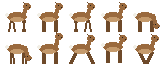
#> input picture packs/glade/art/deer.png, 160 x 64 px
$ python test_sprite_from_ref.py
#> lines starting #> are read from the running program, lines starting #| are printed output that depends on the picture
### tools/palette.py
#!/usr/bin/env python3
"""Pack palettes: one .gpl file per pack that every image is drawn from.

    python3 tools/palette.py snap PALETTE.gpl IN.png OUT.png [--groups animal,fx]
    python3 tools/palette.py preview PALETTE.gpl OUT.png [--scale 16]
    python3 tools/palette.py check PALETTE.gpl IMAGE.png...

A .gpl is a GIMP palette, which Aseprite opens directly (Palette menu > Load
Palette). Each entry is named "<group>/<ramp>": the group says what the colour
is for (scene, animal, fx), the ramp which run of dark-to-light shades it
belongs to (scene/green, animal/fox). Entries of a ramp sit together, darkest
first, so picking shades in Aseprite is a matter of stepping left or right.

  snap     maps every opaque pixel to the nearest palette colour (judged in
           OKLab, so "nearest" means nearest to the eye), hardens alpha to the
           engine's on/off rule (>= 128 opaque), and writes the result. Use
           --groups to restrict it to groups or single ramps, e.g. a sprite to
           animal,fx or to animal/deer,animal/cream,animal/ink.
  preview  draws the palette as swatches, one row per ramp.
  check    lists colours in images that are not in the palette.

Only Pillow is needed. The functions are importable (prepare_art.py and
make_palette.py use them).
"""
import argparse
import math
import os
import sys
from dataclasses import dataclass

from PIL import Image


@dataclass
class Entry:
    rgb: tuple
    name: str = ""

    @property
    def group(self) -> str:
        return self.name.split("/", 1)[0] if "/" in self.name else ""

    @property
    def ramp(self) -> str:
        return self.name


# ---- .gpl files ---------------------------------------------------------------

def read_gpl(path) -> list[Entry]:
    entries = []
    with open(path, encoding="utf-8") as f:
        lines = f.read().splitlines()
    if not lines or lines[0].strip() != "GIMP Palette":
        raise ValueError(f"{path}: not a GIMP palette (first line must be 'GIMP Palette')")
    for n, line in enumerate(lines[1:], 2):
        s = line.strip()
        if not s or s.startswith("#") or ":" in s.split()[0]:
            continue  # blank, comment, or a "Name:" / "Columns:" header
        parts = s.split(None, 3)
        try:
            rgb = tuple(int(v) for v in parts[:3])
        except ValueError:
            raise ValueError(f"{path}:{n}: expected 'R G B name', got {line!r}") from None
        if len(rgb) != 3 or not all(0 <= v <= 255 for v in rgb):
            raise ValueError(f"{path}:{n}: bad colour {line!r}")
        entries.append(Entry(rgb, parts[3].strip() if len(parts) > 3 else ""))
    return entries


# [10 lines left out: function write_gpl, not called in this run]


def hexrgb(rgb) -> str:
    return "#%02x%02x%02x" % tuple(rgb[:3])


def parse_hex(s: str) -> tuple:
    s = s.lstrip("#")
    return tuple(int(s[i:i + 2], 16) for i in (0, 2, 4))


# [9 lines left out: function select, not called in this run]


# ---- colour maths (OKLab, https://bottosson.github.io/posts/oklab/) ------------

def _lin(c):
    c /= 255
    return c / 12.92 if c <= 0.04045 else ((c + 0.055) / 1.055) ** 2.4


# [9 lines left out: function oklab, not called in this run]


def oklch(rgb) -> tuple:
    L, a, b = oklab(rgb)
    return L, math.hypot(a, b), math.degrees(math.atan2(b, a)) % 360


class Matcher:
    """Nearest palette colour by OKLab distance, cached per input colour."""

    def __init__(self, entries: list[Entry]):
        self.cols = [(e.rgb, oklab(e.rgb)) for e in entries]
        self.cache: dict[tuple, tuple] = {}

    # [51 lines left out: functions __call__, snap, remap_fast, off_palette, not called in this run]


# ---- ramps -----------------------------------------------------------------------

HUE_NAMES = [(40, "red"), (75, "brown"), (100, "gold"), (125, "olive"), (165, "green"),
             (215, "teal"), (290, "blue"), (345, "purple"), (360, "red")]
NEUTRAL_CHROMA = 0.02  # OKLCh chroma below this reads as grey
MAX_HUE_SPAN = 35      # degrees; a family wider than this is split at its biggest hue gap
MIN_FAMILY = 4         # smaller families join the neighbour nearest in hue
MAX_RAMP = 12          # longer families are split into chroma tiers (muted ... vivid)


def _hue_name(h):
    return next(name for top, name in HUE_NAMES if h < top)


def _mean_hue(cols, lch):
    return math.degrees(math.atan2(sum(math.sin(math.radians(lch[c][2])) for c in cols),
                                   sum(math.cos(math.radians(lch[c][2])) for c in cols))) % 360


def _hue_dist(a, b):
    d = abs(a - b) % 360
    return min(d, 360 - d)


# [121 lines left out: functions _tiers, ramps, preview, main, not called in this run]


# [2 lines that do not run on import are left out]

### tools/sprite_from_ref.py
#!/usr/bin/env python3
"""Turn reference art into a palette-locked sprite frame or sheet.

    python3 tools/sprite_from_ref.py PALETTE.gpl REF.png [REF.png ...] -o OUT.png --cell 32x32
            [--groups animal,fx] [--fit WxH] [--split CxR] [--flip]
            [--bg auto|none|#rrggbb] [--tolerance T] [--pockets auto|remove|keep]
            [--method mode|average] [--features 0.15] [--coverage 0.45] [--outline sel|#rrggbb]
            [--columns N] [--preview PREVIEW.png [--scene SCENE.png --at X,Y]]

A reference is a large image of one animal: a generated picture, a painting, a
photo you traced. The result is a starting point for cleanup in Aseprite, not
finished art. Each reference becomes one frame:

  1. Background. Real transparency is kept. Otherwise the colour (or the two
     colours of a fake checkerboard) along the image border is the backdrop, and
     everything of that colour connected to the border is removed. The
     tolerance is set just above the backdrop's own noise unless --tolerance
     gives one (OKLab distance). Areas of the same colour inside the animal,
     such as a white chest, are kept. --bg names the backdrop colour instead, or
     turns removal off. A saturated backdrop that the animal doesn't use (flat
     magenta, say) separates far more cleanly than white or a checkerboard.
     Backdrop seen through a gap (between antlers, say) is a pocket the border
     doesn't reach. With a saturated backdrop pockets are removed too; with a pale
     one they can't be told from white fur, so they are reported and kept unless
     --pockets remove says otherwise.
  2. Scale. Each frame is cropped to the animal, and all frames share one scale,
     set so the largest fits --fit (default: the cell, less 1 px on each side
     with --outline). A walk cycle keeps its size from frame to frame.
  3. Downsample. Every sprite pixel covers a block of reference pixels. With
     --method mode it takes the most common palette colour in the block, which
     keeps flat areas clean. With --method average it takes the block's average
     colour, snapped to the palette, which keeps more shading but softens edges.
     A pixel is opaque when at least --coverage of its block is. Then any compact
     region of one colour that won no pixel but covers at least --features of a
     sprite pixel (an eye, a nose) recolours the pixel it overlaps most.
  4. Clean up. Lone pixels are dropped and pinholes filled. --outline sel draws a
     1 px outline in the darkest shade of each neighbouring pixel's ramp;
     --outline #rrggbb uses one palette colour.
  5. Place. Frames sit bottom-centre in their cell (the engine's default anchor,
     the feet), left to right, wrapping after --columns.

--split CxR cuts each reference into a grid of C x R poses first, for a
generator that draws a whole sheet at once. --flip mirrors the references, for
animals drawn facing left (sprites face right).

--preview writes a picture to judge the result by: the references, the frames
enlarged, and with --scene and --at, each frame standing in the scene with its
feet at world X,Y (try packs/glade/art/scene.png at 300,200).
"""
import argparse
import math
import os
import sys
from collections import Counter, deque

from PIL import Image

sys.path.insert(0, os.path.dirname(os.path.abspath(__file__)))
import palette as pal  # noqa: E402

MAX_REF = 1024  # larger references are shrunk first; past this, more pixels only cost time
FEATURES = 0.15  # see --features
FEATURE_CONTRAST = 0.15  # OKLab distance a kept feature needs from the pixel it replaces
FAMILY_RADIUS = 0.05     # palette colours closer than this vote together


def parse_size(s, what):
    try:
        w, h = (int(v) for v in s.lower().split("x"))
    except ValueError:
        raise SystemExit(f"{what}: expected WxH, e.g. 32x32, got {s!r}") from None
    if w < 1 or h < 1:
        raise SystemExit(f"{what}: must be at least 1x1")
    return w, h


class FastMatcher:
    """pal.Matcher keyed on 6 bits per channel: generated art has a colour per pixel,
    and the rounding (at most 2 levels per channel) never changes which palette
    colour is nearest by more than a hair."""

    def __init__(self, entries):
        self.exact = pal.Matcher(entries)
        self.cache = {}

    # [32 lines left out: functions __call__, _border, find_backdrop, not called in this run]


POCKET_MIN = 24        # px; smaller enclosed specks of backdrop colour are left to the vote
POCKET_REACH = 2.5     # pockets are small and mostly blur, so they match at this many tolerances
SATURATED = 0.1        # OKLab chroma from which a backdrop counts as saturated


# [114 lines left out: functions find_pockets, remove_background, not called in this run]


HALO_RINGS = 4      # how deep into the outline the halo pass looks
HALO_REACH = 3      # px inward to find the body colour an outline pixel blends from
HALO_SHARE = 0.25   # removed when at least this much of the pixel is backdrop
HALO_LINE = 0.04    # OKLab distance from the body-to-backdrop line that still counts as a blend


# [196 lines left out: functions unmix_halo, content_box, families, _winner, downsample, not called in this run]


# ---- 4. cleanup and outline ---------------------------------------------------------

N4 = ((-1, 0), (1, 0), (0, -1), (0, 1))
N8 = N4 + ((-1, -1), (1, -1), (-1, 1), (1, 1))


def _at(g, x, y):
    return g[y][x] if 0 <= y < len(g) and 0 <= x < len(g[0]) else None


# [108 lines left out: functions cleanup, outline, selective_outline, checker, make_preview, load_refs, not called in this run]


def main(argv=None) -> int:
    ap = argparse.ArgumentParser(description=__doc__.split("\n\n")[0],
                                 formatter_class=argparse.RawDescriptionHelpFormatter,
                                 epilog="\n\n".join(__doc__.split("\n\n")[1:]))
    ap.add_argument("palette")
    ap.add_argument("refs", nargs="+", metavar="REF.png")
    ap.add_argument("-o", "--output", required=True)
    ap.add_argument("--cell", required=True, help="frame size, e.g. 32x32")
    ap.add_argument("--fit", help="box the animal is scaled into (default: the cell)")
    ap.add_argument("--groups", help="palette groups or single ramps to use, e.g. animal,fx or "
                                     "animal/deer,animal/cream,animal/ink (default: all)")
    ap.add_argument("--split", help="cut each reference into a CxR grid of poses")
    ap.add_argument("--flip", action="store_true", help="mirror the references (sprites face right)")
    ap.add_argument("--bg", default="auto", help="auto, none, or the backdrop colour as #rrggbb")
    ap.add_argument("--tolerance", type=float,
                    help="backdrop match distance in OKLab (default: just above the backdrop's own noise)")
    ap.add_argument("--pockets", choices=("auto", "remove", "keep"), default="auto",
                    help="backdrop enclosed by the animal (default auto: remove it if the backdrop is saturated)")
    ap.add_argument("--method", choices=("mode", "average"), default="mode")
    ap.add_argument("--features", type=float, default=FEATURES,
                    help="keep any one-colour region at least this fraction of a sprite pixel in area "
                         f"(eyes, noses); 0 = off (default {FEATURES})")
    ap.add_argument("--coverage", type=float, default=0.45,
                    help="fraction of a block that must be opaque for an opaque pixel (default 0.45)")
    ap.add_argument("--outline", help="sel (darkest of each neighbour's ramp) or #rrggbb")
    ap.add_argument("--columns", type=int, help="frames per row in the sheet (default: all in one row)")
    ap.add_argument("--preview", help="write a comparison image here")
    ap.add_argument("--scene", help="with --preview: an image to stand the frames in")
    ap.add_argument("--at", help="with --scene: the feet position X,Y in that image")
    a = ap.parse_args(argv)

    cw, ch = parse_size(a.cell, "--cell")
    entries = pal.read_gpl(a.palette)
    groups = [g.strip() for g in a.groups.split(",")] if a.groups else None
    try:
        entries = pal.select(entries, groups)
    except ValueError as e:
        raise SystemExit(f"--groups: {e}") from None
    match, exact = FastMatcher(entries), pal.Matcher(entries)
    margin = 1 if a.outline else 0
    fw, fh = parse_size(a.fit, "--fit") if a.fit else (cw - 2 * margin, ch - margin * 2)
    if fw > cw - 2 * margin or fh > ch - 2 * margin:
        raise SystemExit(f"--fit {fw}x{fh} does not fit the {cw}x{ch} cell"
                         + (" with room for the outline" if margin else ""))
    if a.outline == "sel":
        outline_colour = selective_outline(entries)
    elif a.outline:
        oc = pal.parse_hex(a.outline)
        snapped = exact(oc)
        if snapped != oc:
            print(f"--outline {a.outline} is not in the palette; using {pal.hexrgb(snapped)}")

        def outline_colour(near, c=snapped):
            return c
    if (a.scene is None) != (a.at is None):
        raise SystemExit("--scene and --at go together")

    refs = load_refs(a.refs, parse_size(a.split, "--split") if a.split else None, a.flip)
    cleaned = []
    for name, im in refs:
        im, how = remove_background(im, a.bg, a.tolerance, a.pockets)
        box = content_box(im)
        cleaned.append((name, im.crop(box), how))
    scale = min(min(fw / im.width, fh / im.height) for _, im, _ in cleaned)

    frames = []
    for name, im, how in cleaned:
        tw, th = max(1, round(im.width * scale)), max(1, round(im.height * scale))
        g, restored = downsample(im, tw, th, a.method, a.coverage, match, exact, a.features)
        dropped, filled = cleanup(g)
        cell = [[None] * cw for _ in range(ch)]
        ox, oy = (cw - tw) // 2, ch - margin - th
        for y in range(th):
            for x in range(tw):
                cell[oy + y][ox + x] = g[y][x]
        if a.outline:
            outline(cell, outline_colour)
        fr = Image.new("RGBA", (cw, ch), (0, 0, 0, 0))
        fpx = fr.load()
        for y in range(ch):
            for x in range(cw):
                if cell[y][x] is not None:
                    fpx[x, y] = cell[y][x] + (255,)
        frames.append(fr)
        extra = ", ".join(s for s in (f"{restored} features kept" if restored else "",
                                      f"{dropped} lone px dropped" if dropped else "",
                                      f"{filled} pinholes filled" if filled else "") if s)
        print(f"  {name}: {how}; {im.width}x{im.height} -> {tw}x{th}" + (f"; {extra}" if extra else ""))

    cols = max(1, min(a.columns or len(frames), len(frames)))
    rows = math.ceil(len(frames) / cols)
    sheet = Image.new("RGBA", (cols * cw, rows * ch), (0, 0, 0, 0))
    for i, fr in enumerate(frames):
        sheet.paste(fr, ((i % cols) * cw, (i // cols) * ch))
    sheet.save(a.output)
    used = sorted({px[:3] for _, px in sheet.getcolors(1 << 24) if px[3]})
    print(f"{a.output}: {len(frames)} frame(s) of {cw}x{ch} in {cols}x{rows}, scale 1/{1 / scale:.1f}, "
          f"{len(used)} colours")
    print(f"  pack.yaml:  sheet: {a.output}   frame: [{cw}, {ch}]")

    if a.preview:
        scene = None
        at = None
        if a.scene:
            scene = Image.open(a.scene).convert("RGBA")
            try:
                at = tuple(int(v) for v in a.at.split(","))
                assert len(at) == 2
            except (ValueError, AssertionError):
                raise SystemExit(f"--at: expected X,Y, got {a.at!r}") from None
        make_preview([im for _, im in refs], frames, (cw, ch), scene, at).save(a.preview)
        print(f"  preview: {a.preview}")
    return 0


# [2 lines that do not run on import are left out]

### tools/test_sprite_from_ref.py
#!/usr/bin/env python3
"""Regression test for tools/sprite_from_ref.py (run by ctest as sprite_from_ref).

It fakes the references a generator produces: the Glade deer placeholder blown
up 12x, blurred, grained and JPEG-compressed on a backdrop, so the right answer
is known. Checks:
  - at the deer's own scale the frames come back pixel for pixel, white tail
    (next to an off-white backdrop) included;
  - at an awkward scale the eyes survive (the feature pass);
  - --split cuts a sheet into poses in sheet order, and --flip mirrors each pose;
  - --outline stays inside the cell;
  - backdrop enclosed by the animal is removed on a saturated backdrop, and on a
    pale one only with --pockets remove;
  - --groups takes single ramps, and refuses names the palette doesn't have.
"""
import io
import os
import random
import sys
import tempfile

from PIL import Image, ImageFilter

HERE = os.path.dirname(os.path.abspath(__file__))
ROOT = os.path.dirname(HERE)
sys.path.insert(0, HERE)
import palette  # noqa: E402
import sprite_from_ref  # noqa: E402

PALETTE = os.path.join(ROOT, "packs", "glade", "palette.gpl")
SHEET = os.path.join(ROOT, "packs", "glade", "art", "deer.png")
K = 12
INK = (0x23, 0x1e, 0x1a)  # the deer's eye and nose


def frame(i):
#> called with i = 0
    s = Image.open(SHEET).convert("RGBA")
#> s is the input picture: PIL image 160x64 RGBA; mean R, G, B, A 45.9, 33.3, 21.4, 77.1
    return s.crop((i * 32, 0, i * 32 + 32, 32))
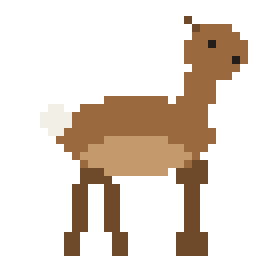
#> returned value: PIL image 32x32 RGBA (shown 8 times larger); mean R, G, B, A 45.2, 32.8, 21.1, 75.5; transparent parts drawn white


def fake_ref(fr, backdrop, rng, size=32 * K + 64):
#> called with backdrop = (250, 250, 248), size = 448
    im = Image.new("RGB", (size, size), backdrop)
    big = fr.resize((32 * K, 32 * K), Image.NEAREST)
    im.paste(big, (32, 32), big)
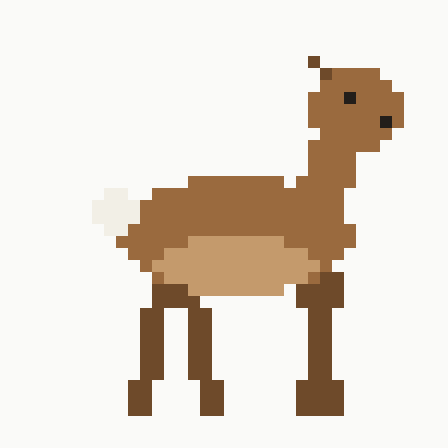
#> im: PIL image 448x448 RGB; mean R, G, B 228.9, 219.8, 209.6
    im = im.filter(ImageFilter.GaussianBlur(1.0))
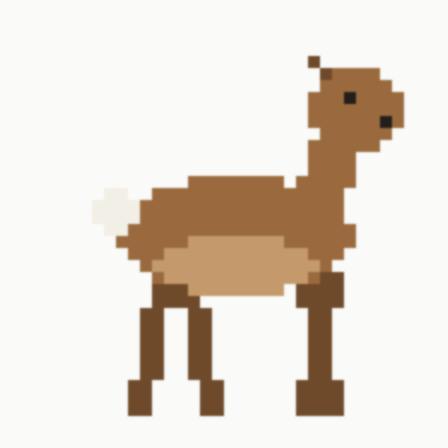
#> im: PIL image 448x448 RGB; mean R, G, B 228.8, 219.8, 209.6
    px = im.load()
    for y in range(size):
        for x in range(size):
            n = rng.randint(-5, 5)
            px[x, y] = tuple(max(0, min(255, c + n)) for c in px[x, y])
    buf = io.BytesIO()
    im.save(buf, "JPEG", quality=85)
    return Image.open(buf).convert("RGB")
#> returned value: PIL image 448x448 RGB


def trimmed(im):
    return im.crop(im.getchannel("A").getbbox())


# [14 lines left out: functions close, differences, not called in this run]


def has_eye(im):
    return any(c[3] and close(c, INK + (255,)) for _, c in im.getcolors(1 << 16))


def run(args, groups="animal,fx"):
    if sprite_from_ref.main([PALETTE] + args + ["--groups", groups]) != 0:
        raise SystemExit(f"sprite_from_ref failed: {args}")


def main():
    rng = random.Random(1)
    fails = []
    with tempfile.TemporaryDirectory() as tmp:
        refs = []
        for i in range(2):
            p = os.path.join(tmp, f"ref{i}.png")
            fake_ref(frame(i), (250, 250, 248), rng).save(p)
            refs.append(p)

        out = os.path.join(tmp, "native.png")
        run(refs + ["-o", out, "--cell", "32x32", "--fit", "26x30"])
        got = Image.open(out).convert("RGBA")
        for i in range(2):
            d = differences(got.crop((i * 32, 0, i * 32 + 32, 32)), frame(i))
            if d:
                fails.append(f"native scale: frame {i} differs from the original: {', '.join(d[:4])}")

        out = os.path.join(tmp, "small.png")
        run(refs + ["-o", out, "--cell", "24x24", "--fit", "20x23"])
        got = Image.open(out).convert("RGBA")
        for i in range(2):
            if not has_eye(got.crop((i * 24, 0, i * 24 + 24, 24))):
                fails.append(f"awkward scale: frame {i} lost the eye")

        sheet = Image.new("RGB", (2 * (32 * K + 64), 32 * K + 64))
        for i in range(2):
            sheet.paste(fake_ref(frame(i), (255, 0, 255), rng).transpose(Image.FLIP_LEFT_RIGHT),
                        (i * (32 * K + 64), 0))
        sp = os.path.join(tmp, "sheet.png")
        sheet.save(sp)
        out = os.path.join(tmp, "split.png")
        run([sp, "-o", out, "--cell", "32x32", "--fit", "26x30", "--split", "2x1", "--flip"])
        got = Image.open(out).convert("RGBA")
        for i in range(2):
            d = differences(got.crop((i * 32, 0, i * 32 + 32, 32)), frame(i))
            if d:
                fails.append(f"split/flip: frame {i} differs from the original: {', '.join(d[:4])}")

        out = os.path.join(tmp, "outline.png")
        run(refs[:1] + ["-o", out, "--cell", "32x32", "--outline", "sel"])
        got = Image.open(out).convert("RGBA")
        box = got.getchannel("A").getbbox()
        if box is None or box[2] - box[0] > 32 or box[3] - box[1] > 32:
            fails.append(f"outline: content box {box} is outside the 32x32 cell")
        if not has_eye(got):
            fails.append("outline: the eye is gone")

        # a ring: the gap in the middle is backdrop the border doesn't reach
        for name, backdrop, args, cleared in (("magenta", (255, 0, 255), [], True),
                                              ("magenta-keep", (255, 0, 255), ["--pockets", "keep"], False),
                                              ("white", (250, 250, 248), [], False),
                                              ("white-remove", (250, 250, 248), ["--pockets", "remove"], True)):
            ring = Image.new("RGBA", (32, 32))
            ring.paste((0x9a, 0x6a, 0x3e, 255), (8, 8, 24, 24))
            ring.paste((0, 0, 0, 0), (13, 13, 19, 19))
            rp, out = os.path.join(tmp, f"ring-{name}.png"), os.path.join(tmp, f"ring-{name}-out.png")
            fake_ref(ring, backdrop, rng).save(rp)
            run([rp, "-o", out, "--cell", "16x16"] + args)
            if (Image.open(out).convert("RGBA").getpixel((8, 8))[3] == 0) != cleared:
                fails.append(f"pockets: {name}: the gap should be {'cleared' if cleared else 'kept'}")

        out = os.path.join(tmp, "ramps.png")
        run(refs[:1] + ["-o", out, "--cell", "32x32"], "animal/deer,animal/ink")
        allowed = {e.rgb for e in palette.read_gpl(PALETTE) if e.ramp in ("animal/deer", "animal/ink")}
        off = palette.off_palette(Image.open(out), allowed)
        if off:
            fails.append(f"groups: colours outside the ramps asked for: {', '.join(map(palette.hexrgb, off))}")
        try:
            palette.select(palette.read_gpl(PALETTE), ["animal/deer", "animal/dear"])
            fails.append("groups: an unknown ramp was accepted")
        except ValueError:
            pass

    for f in fails:
        print("FAIL:", f)
    print("sprite_from_ref:", "ok" if not fails else f"{len(fails)} failure(s)")
    return 1 if fails else 0


if __name__ == "__main__":
#> (the run stopped early here; a loop or call above may not have finished)
